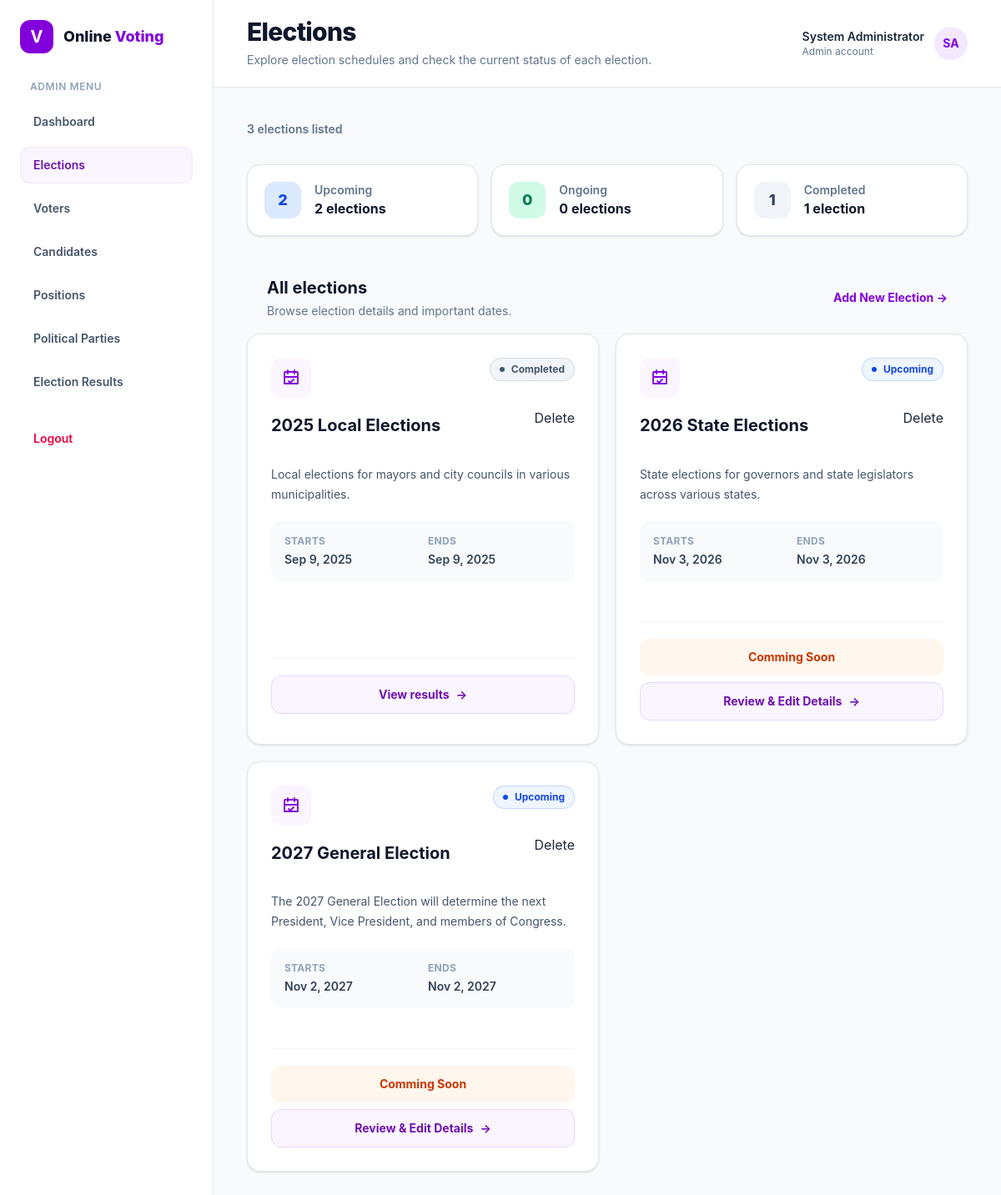
/views/common/elections.php (signed in), run on the app's committed database.
### tables this page shows
CREATE TABLE elections (
    id INT AUTO_INCREMENT PRIMARY KEY,
    title VARCHAR(100) NOT NULL UNIQUE,
    description TEXT NOT NULL,
    start_date DATETIME NOT NULL,
    end_date DATETIME NOT NULL,
    status ENUM('upcoming', 'ongoing', 'completed') NOT NULL DEFAULT 'upcoming',
    created_at TIMESTAMP DEFAULT CURRENT_TIMESTAMP,
    updated_at TIMESTAMP DEFAULT CURRENT_TIMESTAMP ON UPDATE CURRENT_TIMESTAMP
);

### app/paths.php (called while the page is built, shortened)
<?php
function app_url(string $path = ''): string
{
    return APP_BASE_URL . '/' . ltrim($path, '/');
}

### app/helpers/security.php (called while the page is built, shortened)
<?php
function getCsrfToken(): string
{
    return $_SESSION['csrf_token'];
}

### views/common/elections.php (the view, shortened to what this page needs)
<?php
require_once __DIR__ . '/../../app/paths.php';
require_once APP_ROOT . '/app/config/database.php';
require_once APP_ROOT . '/app/helpers/security.php';
$stmt = $pdo->prepare("SELECT * FROM `elections` ORDER BY start_date ASC");
$stmt->execute();
$elections = $stmt->fetchAll(PDO::FETCH_ASSOC);
$electionCounts = ['upcoming' => 0, 'ongoing' => 0, 'completed' => 0];
foreach ($elections as $election) {
    if (isset($electionCounts[$election['status']])) {
        $electionCounts[$election['status']]++;
    }
}
$statusStyles = [
    'upcoming' => 'bg-blue-50 text-blue-700 ring-blue-600/20',
    'ongoing' => 'bg-red-50 font-bold text-red-700 ring-1 ring-inset ring-red-200',
    'completed' => 'bg-slate-100 text-slate-600 ring-slate-500/20',
];
$escape = static fn($value): string => htmlspecialchars((string) ($value ?? ''), ENT_QUOTES, 'UTF-8');
$formatDate = static function ($date): string {
    $timestamp = strtotime($date);
    return $timestamp === false ? 'Date unavailable' : date('M j, Y', $timestamp);
};
?>
<!DOCTYPE html>
<html lang="en">
<head>
    <link rel="stylesheet" href="<?= htmlspecialchars(app_url('public/css/app.css'), ENT_QUOTES, 'UTF-8') ?>">
</head>
<body class="min-h-screen bg-slate-50 text-slate-800">
    <div class="flex min-h-[calc(100vh-65px)] flex-col md:flex-row">
        <?php include APP_ROOT . '/includes/shared/portal_sidebar.php'; ?>
        <div class="min-w-0 flex-1">
            <?php include APP_ROOT . '/includes/shared/portal_header.php'; ?>
            <main class="min-w-0 px-4 py-8 sm:px-6 sm:py-10 lg:px-10">
                <div class="mx-auto max-w-6xl">
                    <p class="mb-8 text-sm font-semibold text-slate-500"><?= count($elections) ?> <?= count($elections) === 1 ? 'election' : 'elections' ?> listed</p>
                    <section aria-label="Election status summary" class="mb-8 grid gap-4 sm:grid-cols-3">
                        <?php foreach (
                            [
                                ['Upcoming', $electionCounts['upcoming'], 'bg-blue-100 text-blue-700'],
                                ['Ongoing', $electionCounts['ongoing'], 'bg-emerald-100 text-emerald-700'],
                                ['Completed', $electionCounts['completed'], 'bg-slate-100 text-slate-700'],
                            ] as [$label, $count, $colorClass]
                        ): ?>
                            <div class="flex items-center gap-4 rounded-2xl border border-slate-200 bg-white p-5 shadow-sm">
                                <span class="flex h-11 w-11 items-center justify-center rounded-xl text-lg font-extrabold <?= $colorClass ?>">
                                    <?= $count ?>
                                </span>
                                <div>
                                    <p class="text-sm font-semibold text-slate-500"><?= $label ?></p>
                                    <p class="font-bold text-slate-900"><?= $count ?> <?= $count === 1 ? 'election' : 'elections' ?></p>
                                </div>
                            </div>
                        <?php endforeach; ?>
                    </section>
                    <?php if (!$elections): ?>
                        <section class="rounded-2xl border border-dashed border-slate-300 bg-white px-6 py-14 text-center">
                            <span class="mx-auto flex h-14 w-14 items-center justify-center rounded-2xl bg-purple-50 text-purple-700">
                                <svg class="h-7 w-7" viewBox="0 0 24 24" fill="none" stroke="currentColor" stroke-width="1.8" aria-hidden="true">
                                    <path stroke-linecap="round" stroke-linejoin="round" d="M8 7V3m8 4V3M4 11h16M5 5h14a1 1 0 0 1 1 1v13H4V6a1 1 0 0 1 1-1Z" />
                                </svg>
                            </span>
                            <h2 class="mt-5 text-lg font-bold text-slate-900">No elections available</h2>
                            <p class="mx-auto mt-2 max-w-md text-sm leading-6 text-slate-500">
                                There are no elections to display right now. Please check back later for updates.
                            </p>
                            <?php if ($portalRole === 'admin'): ?>
                                <a href="../admin/create_election.php" class="text-sm font-bold text-purple-700 hover:text-purple-900">Add New Election <span aria-hidden="true">→</span></a>
                            <?php endif; ?>
                        </section>
                    <?php else: ?>
                        <section aria-label="All elections">
                            <div class="flex flex-col justify-between gap-3 border-b border-slate-100 px-5 py-4 sm:flex-row sm:items-center sm:px-6">
                                <div class="">
                                    <h2 class="text-xl font-bold text-slate-900">All elections</h2>
                                    <p class="mt-1 text-sm text-slate-500">Browse election details and important dates.</p>
                                </div>
                                <?= $portalRole === 'admin' ? ' <a href="../admin/create_election.php" class="text-sm font-bold text-purple-700 hover:text-purple-900">Add New Election <span aria-hidden="true">→</span></a>' : '' ?>
                            </div>
                            <div class="grid gap-5 lg:grid-cols-2">
                                <?php foreach ($elections as $election):
                                    $status = $election['status'] ?? '';
                                    $statusClass = $statusStyles[$status] ?? 'bg-gray-100 text-gray-700 ring-gray-500/20';
                                ?>
                                    <article class="group flex h-full flex-col rounded-2xl border border-slate-200 bg-white p-6 shadow-sm transition duration-200 hover:-translate-y-1 hover:border-purple-200 hover:shadow-lg sm:p-7">
                                        <div class="flex items-start justify-between gap-4">
                                            <div class="flex h-12 w-12 shrink-0 items-center justify-center rounded-xl bg-purple-50 text-purple-700">
                                                <svg class="h-6 w-6" viewBox="0 0 24 24" fill="none" stroke="currentColor" stroke-width="1.8" aria-hidden="true">
                                                    <path stroke-linecap="round" stroke-linejoin="round" d="M8 7V3m8 4V3M4 11h16M5 5h14a1 1 0 0 1 1 1v13H4V6a1 1 0 0 1 1-1Z" />
                                                    <path stroke-linecap="round" stroke-linejoin="round" d="m9 16 2 2 4-4" />
                                                </svg>
                                            </div>
                                            <div class="ml-auto flex flex-col items-end gap-2">
                                                <span class="inline-flex items-center gap-2 rounded-full px-3 py-1.5 text-xs font-bold capitalize ring-1 ring-inset <?= $statusClass ?>">
                                                    <?php if ($status != 'ongoing'): ?>
                                                        <span class="h-1.5 w-1.5 rounded-full bg-current"></span>
                                                        <?= ucfirst($escape($status ?: 'unknown')) ?>
                                                    <?php endif; ?>
                                                </span>
                                            </div>
                                        </div>
                                        <div class="flex justify-between items-center">
                                            <h3 class="mt-5 text-xl font-bold leading-snug text-slate-900">
                                                <?= $escape($election['title'] ?? 'Untitled election') ?>
                                            </h3>
                                            <?php if ($portalRole === 'admin'): ?>
                                                <a href="<?= htmlspecialchars(app_url('app/controllers/actions.php?delete=' . $election['id'] . '&csrf_token=' . urlencode(getCsrfToken())), ENT_QUOTES, 'UTF-8') ?>">Delete</a>
                                            <?php endif; ?>
                                        </div>
                                        <p class="mt-2 min-h-12 whitespace-pre-line text-sm leading-6 text-slate-600">
                                            <?= $escape($election['description'] ?? 'No election description is available.') ?>
                                        </p>
                                        <div class="mt-5 grid gap-3 rounded-xl bg-slate-50 p-4 sm:grid-cols-2">
                                            <div>
                                                <p class="text-xs font-bold uppercase tracking-wide text-slate-400">Starts</p>
                                                <p class="mt-1 text-sm font-semibold text-slate-700"><?= $escape($formatDate($election['start_date'] ?? '')) ?></p>
                                            </div>
                                            <div>
                                                <p class="text-xs font-bold uppercase tracking-wide text-slate-400">Ends</p>
                                                <p class="mt-1 text-sm font-semibold text-slate-700"><?= $escape($formatDate($election['end_date'] ?? '')) ?></p>
                                            </div>
                                        </div>
                                        <div class="mt-6 flex-1"></div>
                                        <div class="mt-6 border-t border-slate-100 pt-5">
                                            <?php if ($status === 'upcoming'): ?>
                                                <?php if ($portalRole === 'candidate'): ?>
                                                    <?php $stmt = $pdo->prepare("SELECT id FROM applications WHERE user_id=? AND election_id=?");
                                                    $stmt->execute([$_SESSION['user_id'], $election['id']]);
                                                    if ($stmt->fetch(PDO::FETCH_ASSOC)) {
                                                        echo '<div class="inline-flex w-full items-center justify-center gap-2 rounded-xl bg-purple-200 px-4 py-3 text-sm font-bold text-purple-400 cursor-not-allowed">
                                                        Already Applied
                                                        <span aria-hidden="true">&rarr;</span>
                                                    </div>';
                                                    } else echo '
                                                    <a href="'.
                                                    htmlspecialchars(app_url('views/candidate/registration.php'), ENT_QUOTES, 'UTF-8').'" class="inline-flex w-full items-center justify-center gap-2 rounded-xl bg-purple-700 px-4 py-3 text-sm font-bold text-white transition hover:bg-purple-800 focus:outline-none focus:ring-4 focus:ring-purple-200">
                                                        Apply for candidacy
                                                        <span aria-hidden="true">&rarr;</span>
                                                    </a>'
                                                    ?>
                                                <?php else: ?>
                                                    <span class="inline-flex w-full items-center justify-center rounded-xl bg-orange-50 px-4 py-3 text-sm font-bold text-orange-700 mb-2">
                                                        Comming Soon
                                                    </span>
                                                <?php endif; ?>
                                            <?php elseif ($status === 'completed'): ?>
                                                <a href="<?= htmlspecialchars(app_url('views/common/results.php'), ENT_QUOTES, 'UTF-8') ?>" class="inline-flex w-full items-center justify-center gap-2 rounded-xl border border-purple-200 bg-purple-50 px-4 py-3 text-sm font-bold text-purple-800 mb-2 transition hover:bg-purple-100 focus:outline-none focus:ring-4 focus:ring-purple-100">
                                                    View results
                                                    <span aria-hidden="true">&rarr;</span>
                                                </a>
                                            <?php else: ?>
                                                <span class="inline-flex w-full items-center justify-center rounded-xl bg-emerald-50 px-4 py-3 text-sm font-bold text-emerald-700 mb-2">
                                                    Election in progress
                                                </span>
                                            <?php endif; ?>
                                            <?php if ($portalRole === 'admin'): ?>
                                                <?php if ($status === 'ongoing'): ?>
                                                    <a href="<?= htmlspecialchars(app_url('app/controllers/election_actions.php?election=' . $election['id'] . '&csrf_token=' . urlencode(getCsrfToken())), ENT_QUOTES, 'UTF-8') ?>" class="inline-flex w-full items-center justify-center gap-2 rounded-xl border border-purple-200 bg-purple-50 px-4 py-3 text-sm font-bold text-purple-800 mb-2 transition hover:bg-purple-100 focus:outline-none focus:ring-4 focus:ring-purple-100">
                                                        Stop & Generate Results
                                                        <span aria-hidden="true">&rarr;</span>
                                                    </a>
                                                <?php elseif ($status === 'upcoming'): ?>
                                                    <a href="../admin/review_election_details.php?election=<?= $election['id'] ?>" class="inline-flex w-full items-center justify-center gap-2 rounded-xl border border-purple-200 bg-purple-50 px-4 py-3 text-sm font-bold text-purple-800 transition hover:bg-purple-100 focus:outline-none focus:ring-4 focus:ring-purple-100">
                                                        Review & Edit Details
                                                        <span aria-hidden="true">&rarr;</span>
                                                    </a>
                                                <?php endif; ?>
                                            <?php endif; ?>
                                        </div>
                                    </article>
                                <?php endforeach; ?>
                            </div>
                        </section>
                    <?php endif; ?>
                </div>
            </main>
        </div>
    </div>
</body>
</html>

### data on the page
elections: status "Completed", title "2025 Local Elections", description "Local elections for mayors and city councils in various municipalities.", start_date "Sep 9, 2025", end_date "Sep 9, 2025"
elections: status "Upcoming", title "2026 State Elections", description "State elections for governors and state legislators across various states.", start_date "Nov 3, 2026", end_date "Nov 3, 2026", shows "Comming Soon"
elections: status "Upcoming", title "2027 General Election", description "The 2027 General Election will determine the next President, Vice President, and members of Congress.", start_date "Nov 2, 2027", end_date "Nov 2, 2027", shows "Comming Soon"

### other printed values
$portalLabel "ADMIN"
$item['label'] "Dashboard"
$item['label'] "Elections"
$item['label'] "Voters"
$item['label'] "Candidates"
$item['label'] "Positions"
$item['label'] "Political Parties"
$item['label'] "Election Results"
$pageTitle "Elections"
$pageDescription "Explore election schedules and check the current status of each election."
$headerName "System Administrator"
$headerRole "Admin"
$headerInitials "SA"
count($elections) "3"
$count "2"
